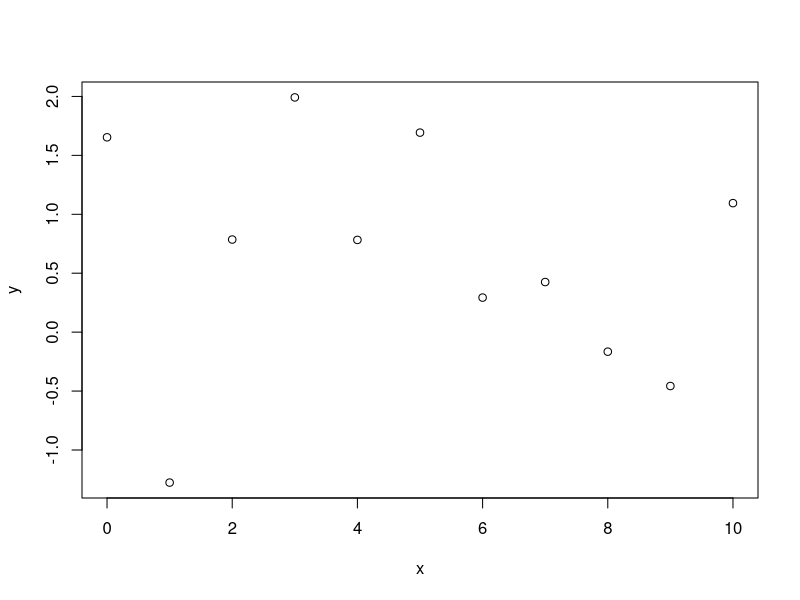

The R script that drew this image:
x <- seq(0,10)
y <- rnorm(11)
plot(y~x)
#after plotting calculate a linear model
m_l <- lm(y~x)
summary(m_l)


#Uhahuhua
